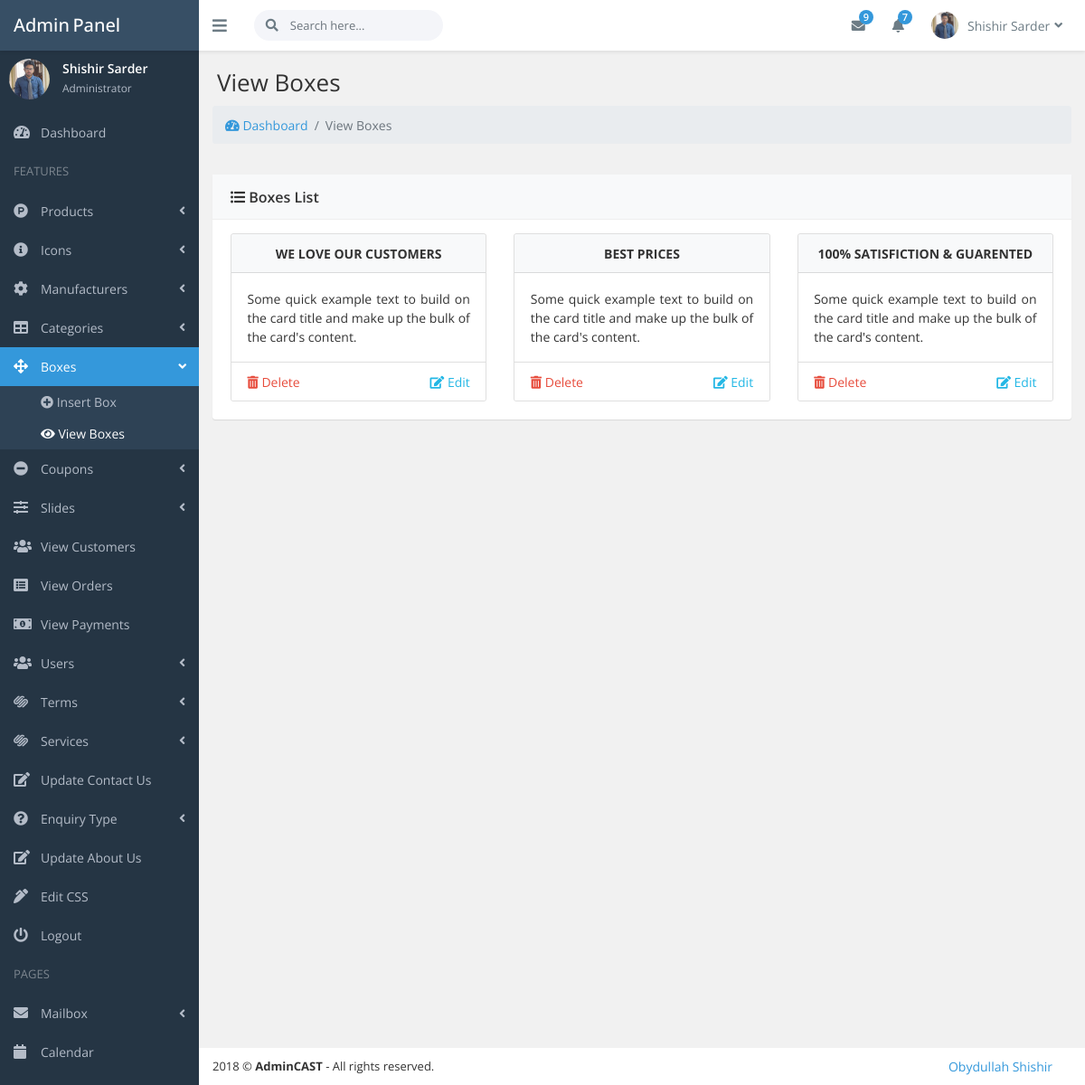
Screenshot of /admin_area/index.php?view_boxes (signed in) with the database file from the repository.
### tables this page shows
CREATE TABLE `boxes_section` (
  `box_id` int(10) NOT NULL,
  `box_title` varchar(100) NOT NULL,
  `box_desc` text NOT NULL
);

### core/init.php (called while the page is built, shortened)
<?php ob_start();
include_once 'database/connection.php';
include_once 'classes/user.php';
global $pdo;
$getFromU = new User($pdo);
?>

### core/classes/user.php (called while the page is built, shortened)
<?php
class User
{
  protected $pdo;
  public function __construct($pdo)
  {
    $this->pdo = $pdo;
  }
  public function view_admin_by_email($admin_email)
  {
    $sql = "SELECT * FROM admins WHERE admin_email = :admin_email";
    $stmt = $this->pdo->prepare($sql);
    $stmt->bindParam(":admin_email", $admin_email);
    $stmt->execute();
    return $stmt->fetch();
  }
  public function viewAllFromTable($table_name)
  {
    $sql = "SELECT * FROM {$table_name}";
    $stmt = $this->pdo->prepare($sql);
    $stmt->execute();
    return $stmt->fetchAll();
  }
}

### admin_area/includes/view_boxes.php (the view, shortened to what this page needs)
<div class="page-heading">
    <h1 class="page-title">View Boxes</h1>
</div>
<nav aria-label="breadcrumb">
  <ol class="breadcrumb">
    <li class="breadcrumb-item"><a href="index.php?dashboard"><i class="fas fa-tachometer-alt"></i> Dashboard</a></li>
    <li class="breadcrumb-item active" aria-current="page">View Boxes</li>
  </ol>
</nav>
<div class="page-content fade-in-up">
    <div class="ibox rounded">
        <div class="ibox-head bg-light">
            <div class="ibox-title"><i class="fas fa-list-ul"></i> Boxes List</div>
        </div>
        <div class="ibox-body">
            <div class="card-deck">
                <?php
                    $view_boxes = $getFromU->viewAllFromTable('boxes_section');
                    foreach ($view_boxes as $view_box) {
                        $box_id = $view_box->box_id;
                        $box_title = $view_box->box_title;
                        $box_desc = $view_box->box_desc;
                ?>
                <div class="card">
                    <div class="card-header bg-light font-weight-bold text-uppercase text-center"><?php echo $box_title; ?></div>
                    <div class="card-body">
                      <p class="card-text text-justify"><?php echo $box_desc; ?></p>
                    </div>
                    <div class="card-footer">
                        <div class="row">
                            <div class="col-6">
                                <a class="text-danger" onclick="DeleteBox('<?php echo $box_id; ?>')"><i class="fas fa-trash-alt"></i> Delete</a>
                            </div>
                            <div class="col-6">
                                <a class="text-info float-right" href="index.php?edit_box=<?php echo $box_id; ?>"><i class="fas fa-edit"></i> Edit</a>
                            </div>
                        </div>
                    </div>
                </div>
                <?php } ?>
            </div>
        </div>
    </div>
</div>

### admin_area/includes/top_nav.php (shortened to what this page needs)
<?php
$admin_email = $_SESSION['admin_email'];
$get_admin = $getFromU->view_admin_by_email($admin_email);
$admin_name = $get_admin->admin_name;
$admin_image = $get_admin->admin_image;
?>
<header class="header">
    <div class="page-brand">
        <a class="link" href="index.html">
            <span class="brand">Admin
                <span class="brand-tip pl-1">Panel</span>
            </span>
        </a>
    </div>
    <div class="flexbox flex-1">
        <ul class="nav navbar-toolbar">
            <li>
                <a class="nav-link sidebar-toggler js-sidebar-toggler"><i class="fas fa-bars"></i></a>
            </li>
            <li>
                <form class="navbar-search" action="javascript:;">
                    <div class="rel">
                        <span class="search-icon"><i class="fas fa-search"></i></span>
                        <input class="form-control" placeholder="Search here...">
                    </div>
                </form>
            </li>
        </ul>
        <ul class="nav navbar-toolbar">
            <li class="dropdown dropdown-inbox">
                <a class="nav-link dropdown-toggle" data-toggle="dropdown"><i class="fas fa-envelope"></i></i>
                    <span class="badge badge-primary envelope-badge">9</span>
                </a>
            </li>
            <li class="dropdown dropdown-notification">
                <a class="nav-link dropdown-toggle" data-toggle="dropdown"><i class="fas fa-bell rel"></i>
                    <span class="badge badge-primary envelope-badge">7</span>
                </a>
            </li>
            <li class="dropdown dropdown-user">
                <a class="nav-link dropdown-toggle link" data-toggle="dropdown">
                    <img src="./assets/img/users/<?php echo $admin_image; ?>" />
                    <span></span><?php echo $admin_name; ?><i class="fa fa-angle-down m-l-5"></i>
                </a>
            </li>
        </ul>
    </div>
</header>

### admin_area/includes/sidebar.php (shortened to what this page needs)
<?php
$admin_email = $_SESSION['admin_email'];
$get_admin = $getFromU->view_admin_by_email($admin_email);
$admin_name = $get_admin->admin_name;
$admin_image = $get_admin->admin_image;
$dashboard = (isset($_GET['dashboard'])) ? 'active' : '';
$products = (isset($_GET['add_product']) || isset($_GET['view_products']) || isset($_GET['edit_product'])) ? 'active' : '';
$icons = (isset($_GET['add_icon']) || isset($_GET['view_icons']) || isset($_GET['edit_icon'])) ? 'active' : '';
$manufacturers = (isset($_GET['add_manufacturer']) || isset($_GET['view_manufacturers']) || isset($_GET['edit_manufacturer'])) ? 'active' : '';
$cats = (isset($_GET['add_cat']) || isset($_GET['view_cats']) || isset($_GET['edit_cat'])) ? 'active' : '';
$slides = (isset($_GET['add_slide']) || isset($_GET['view_slides']) || isset($_GET['edit_slide'])) ? 'active' : '';
$view_customers = (isset($_GET['view_customers'])) ? 'active' : '';
$view_orders = (isset($_GET['view_orders'])) ? 'active' : '';
$view_payments = (isset($_GET['view_payments'])) ? 'active' : '';
$users = (isset($_GET['add_user']) || isset($_GET['view_users']) || isset($_GET['edit_user'])) ? 'active' : '';
$boxes = (isset($_GET['add_box']) || isset($_GET['view_boxes']) || isset($_GET['edit_box'])) ? 'active' : '';
$add_box = (isset($_GET['add_box'])) ? 'active' : '';
$view_boxes = (isset($_GET['view_boxes'])) ? 'active' : '';
$coupons = (isset($_GET['add_coupon']) || isset($_GET['view_coupons']) || isset($_GET['edit_coupon'])) ? 'active' : '';
$terms = (isset($_GET['add_terms']) || isset($_GET['view_terms']) || isset($_GET['edit_terms'])) ? 'active' : '';
$services = (isset($_GET['add_service']) || isset($_GET['view_services']) || isset($_GET['edit_service'])) ? 'active' : '';
$edit_css = (isset($_GET['edit_css'])) ? 'active' : '';
$edit_contact_us = (isset($_GET['edit_contact_us'])) ? 'active' : '';
$edit_about_us = (isset($_GET['edit_about_us'])) ? 'active' : '';
$enquiry_types = (isset($_GET['add_enquiry_type']) || isset($_GET['view_enquiry_types']) || isset($_GET['edit_enquiry_type'])) ? 'active' : '';
?>
<nav class="page-sidebar" id="sidebar">
    <div id="sidebar-collapse">
        <div class="admin-block d-flex">
            <div>
                <img src="./assets/img/users/<?php echo $admin_image; ?>" class="img-fluid img-circle" width="45px" />
            </div>
            <div class="admin-info">
                <div class="font-strong"><?php echo $admin_name; ?></div><small>Administrator</small>
            </div>
        </div>
        <ul class="side-menu metismenu">
            <li>
                <a class="<?php echo $dashboard; ?>" href="index.php?dashboard"><i class="sidebar-item-icon fas fa-tachometer-alt"></i>
                    <span class="nav-label">Dashboard</span>
                </a>
            </li>
            <li class="heading">FEATURES</li>
            <li class="<?php echo $products; ?>">
                <a href="javascript:;"><i class="sidebar-item-icon fab fa-product-hunt"></i>
                    <span class="nav-label">Products</span><i class="fa fa-angle-left arrow"></i>
                </a>
            </li>
            <li class="<?php echo $icons; ?>">
                <a href="javascript:;"><i class="sidebar-item-icon fas fa-info-circle"></i>
                    <span class="nav-label">Icons</span><i class="fa fa-angle-left arrow"></i>
                </a>
            </li>
            <li class="<?php echo $manufacturers; ?>">
                <a href="javascript:;"><i class="sidebar-item-icon fas fa-cog"></i>
                    <span class="nav-label">Manufacturers</span><i class="fa fa-angle-left arrow"></i>
                </a>
            </li>
            <li class="<?php echo $cats; ?>">
                <a href="javascript:;"><i class="sidebar-item-icon fa fa-table"></i>
                    <span class="nav-label">Categories</span><i class="fa fa-angle-left arrow"></i>
                </a>
            </li>
            <li class="<?php echo $boxes; ?>">
                <a href="javascript:;"><i class="sidebar-item-icon fas fa-arrows-alt"></i>
                    <span class="nav-label">Boxes</span><i class="fas fa-angle-left arrow"></i>
                </a>
                <ul class="nav-2-level collapse">
                    <li>
                        <a class="<?php echo $add_box; ?>" href="index.php?add_box"><i class="fas fa-plus-circle"></i> Insert Box</a>
                    </li>
                    <li>
                        <a class="<?php echo $view_boxes; ?>" href="index.php?view_boxes"><i class="fas fa-eye"></i> View Boxes</a>
                    </li>
                </ul>
            </li>
            <li class="<?php echo $coupons; ?>">
                <a href="javascript:;"><i class="sidebar-item-icon fas fa-minus-circle"></i>
                    <span class="nav-label">Coupons</span><i class="fas fa-angle-left arrow"></i>
                </a>
            </li>
            <li class="<?php echo $slides; ?>">
                <a href="javascript:;"><i class="sidebar-item-icon fas fa-sliders-h"></i>
                    <span class="nav-label">Slides</span><i class="fa fa-angle-left arrow"></i>
                </a>
            </li>
            <li class="<?php echo $view_customers; ?>">
                <a href="index.php?view_customers"><i class="sidebar-item-icon fas fa-users"></i>
                    <span class="nav-label">View Customers</span>
                </a>
            </li>
            <li class="<?php echo $view_orders; ?>">
                <a href="index.php?view_orders"><i class="sidebar-item-icon fas fa-list-alt"></i>
                    <span class="nav-label">View Orders</span>
                </a>
            </li>
            <li class="<?php echo $view_payments; ?>">
                <a href="index.php?view_payments"><i class="sidebar-item-icon fas fa-money-bill-alt"></i>
                    <span class="nav-label">View Payments</span>
                </a>
            </li>
            <li class="<?php echo $users; ?>">
                <a href="javascript:;"><i class="sidebar-item-icon fa fa-users"></i>
                    <span class="nav-label">Users</span><i class="fa fa-angle-left arrow"></i></a>
            </li>
            <li class="<?php echo $terms; ?>">
                <a href="javascript:;"><i class="sidebar-item-icon fab fa-squarespace"></i>
                    <span class="nav-label">Terms</span><i class="fa fa-angle-left arrow"></i></a>
            </li>
            <li class="<?php echo $services; ?>">
                <a href="javascript:;"><i class="sidebar-item-icon fab fa-squarespace"></i>
                    <span class="nav-label">Services</span><i class="fa fa-angle-left arrow"></i></a>
            </li>
            <li class="<?php echo $edit_contact_us; ?>">
                <a href="index.php?edit_contact_us"><i class="sidebar-item-icon fas fas fa-edit"></i>
                    <span class="nav-label">Update Contact Us</span>
                </a>
            </li>
            <li class="<?php echo $enquiry_types; ?>">
                <a href="javascript:;"><i class="sidebar-item-icon fas fa-question-circle"></i>
                    <span class="nav-label">Enquiry Type</span><i class="fa fa-angle-left arrow"></i></a>
            </li>
            <li class="<?php echo $edit_about_us; ?>">
                <a href="index.php?edit_about_us"><i class="sidebar-item-icon fas fas fa-edit"></i>
                    <span class="nav-label">Update About Us</span>
                </a>
            </li>
            <li class="<?php echo $edit_css; ?>">
                <a href="index.php?edit_css"><i class="sidebar-item-icon fas fas fa-pen-alt"></i>
                    <span class="nav-label">Edit CSS</span>
                </a>
            </li>
            <li>
                <a href="logout.php"><i class="sidebar-item-icon fas fa-power-off"></i>
                    <span class="nav-label">Logout</span>
                </a>
            </li>
            <li class="heading">PAGES</li>
            <li>
                <a href="javascript:;"><i class="sidebar-item-icon fa fa-envelope"></i>
                    <span class="nav-label">Mailbox</span><i class="fa fa-angle-left arrow"></i></a>
            </li>
            <li>
                <a href="calendar.html"><i class="sidebar-item-icon fa fa-calendar"></i>
                    <span class="nav-label">Calendar</span>
                </a>
            </li>
            <li>
                <a href="javascript:;"><i class="sidebar-item-icon fa fa-file-text"></i>
                    <span class="nav-label">Pages</span><i class="fa fa-angle-left arrow"></i></a>
            </li>
        </ul>
    </div>
</nav>

### rows the page displays
boxes_section: box_title "WE LOVE OUR CUSTOMERS", box_desc "Some quick example text to build on the card title and make up the bulk of the card's content."
boxes_section: box_title "BEST PRICES", box_desc "Some quick example text to build on the card title and make up the bulk of the card's content."
boxes_section: box_title "100% SATISFICTION & GUARENTED", box_desc "Some quick example text to build on the card title and make up the bulk of the card's content."

### other values shown
$admin_name "Shishir Sarder"
